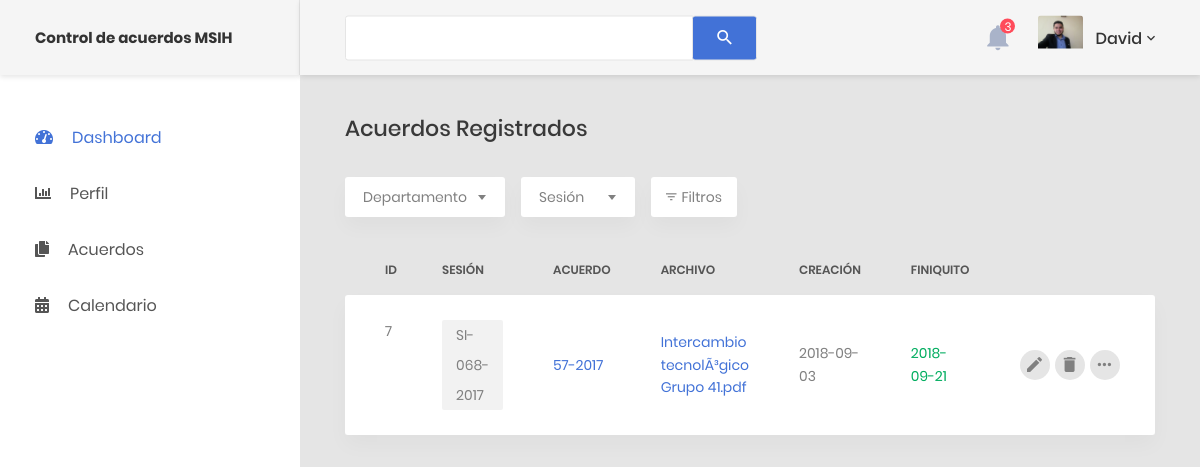
The app's page /narrow-jumbotron/verAcuerdos.php (signed in) with its own data.
### tables this page shows
CREATE TABLE `acuerdos` (
  `id_acuerdo` int(10) NOT NULL,
  `anno_acuerdo` varchar(4) DEFAULT NULL,
  `fecha_acuerdo` date NOT NULL,
  `id_sesion` int(10) DEFAULT NULL,
  `creador_acuerdo` int(4) DEFAULT NULL,
  `titulo_acuerdo` varchar(16) NOT NULL,
  `fecha_finiquito` date NOT NULL,
  `ultim_modif_acuerdo` date DEFAULT NULL,
  `estado_acuerdo` varchar(16) DEFAULT NULL,
  `archivo` varchar(255) NOT NULL,
  `descripcion` varchar(255) NOT NULL
);

CREATE TABLE `sesiones` (
  `id_sesion` int(10) NOT NULL,
  `titulo_sesion` varchar(16) NOT NULL,
  `anno_sesion` varchar(4) DEFAULT NULL,
  `fecha_sesion` date NOT NULL,
  `creador_sesion` int(4) DEFAULT NULL,
  `ultim_modif_sesion` date DEFAULT NULL
);

### narrow-jumbotron/classes/base_class.php (called while the page is built, shortened)
<?php
class base_class extends db
{
      private $Query;
      public function Normal_Query($query, $param = null)
      {
            if (is_null($param)) {
                  $this->Query = $this->con->prepare($query);
                  return $this->Query->execute();
            } else {
                  $this->Query = $this->con->prepare($query);
                  return $this->Query->execute($param);
            }
      }
      public function fetch_all()
      {
            return $this->Query->fetchAll(PDO::FETCH_OBJ);
      }
}
?>

### narrow-jumbotron/classes/db.php (called while the page is built, shortened)
<?php
class db
{
	private $host = "localhost";
	private $dbname = "municipalidad";
	private $username = "root";
	private $password = "";
	public function __construct()
	{
		try {
			$this->con = new PDO("mysql:host=" . $this->host . ";dbname=" . $this->dbname, $this->username, $this->password);
		} catch (Exception $e) {
			echo "Error, no se puede conectar a la base de datos." . $e->getMessage();
		}
	}
}
?>

### narrow-jumbotron/verAcuerdos.php (the view, shortened to what this page needs)
<?php include "init.php";
$obj = new base_class;
?>
<!DOCTYPE html>
<html lang="en">
    <head>
        <?php include "librerias.php" ?>
    </head>
    <body class="animsition">
        <div class="page-wrapper">
            <?php include "sidebar.php" ?>
            <div class="page-container">
                <?php include "header.php" ?>
                <div class="main-content">
                    <div class="section__content section__content--p30">
                        <div class="container-fluid">
                            <div class="row">
                                <div class="col-md-12">
                                    <h3 class="title-5 m-b-35">Acuerdos registrados</h3>
                                    <div class="table-data__tool">
                                        <div class="table-data__tool-left">
                                            <div class="rs-select2--light rs-select2--md">
                                        </div>
                                        <div class="rs-select2--light rs-select2--sm">
                                        </div>
                                        <button class="au-btn-filter">
                                        <i class="zmdi zmdi-filter-list"></i>Filtros</button>
                                    </div>
                                </div>
                                <div class="table-responsive table-responsive-data2">
                                    <table class="table table-data2">
                                        <thead>
                                            <tr>
                                                <th>ID</th>
                                                <th>Sesión</th>
                                                <th>Acuerdo</th>
                                                <th>Archivo</th>
                                                <th>Creación</th>
                                                <th>Finiquito</th>
                                            </tr>
                                        </thead>
                                        <tbody>
                                            <?php
                                            $obj->Normal_Query("SELECT * FROM acuerdos, sesiones");
                                            $message_row = $obj->fetch_all();
                                            foreach ($message_row as $row) :
                                            ?>
                                            <tr class="tr-shadow">
                                                <td><?php echo $row->id_acuerdo, "<br>"; ?></td>
                                                <td>
                                                    <span class="block-email"><?php echo $row->titulo_sesion, "<br>"; ?></span>
                                                </td>
                                                <td class="desc"><?php echo $row->titulo_acuerdo, "<br>"; ?></td>
                                                <td class="desc"><?php echo $row->archivo, "<br>"; ?></td>
                                                <td><?php echo $row->fecha_acuerdo, "<br>"; ?></td>
                                                <td>
                                                    <span class="status--process"><?php echo $row->fecha_finiquito, "<br>"; ?></span>
                                                </td>
                                                <td>
                                                    <div class="table-data-feature">
                                                        <button class="item" data-toggle="tooltip" data-placement="top" title="Editar">
                                                            <a href="editarAcuerdo.php">  <i class="zmdi zmdi-edit"></i></a>
                                                        </button>
                                                        <button class="item" data-toggle="tooltip" data-placement="top" title="Eliminar">
                                                            <i class="zmdi zmdi-delete"></i>
                                                        </button>
                                                        <button class="item" data-toggle="tooltip" data-placement="top" title="Ver">
                                                            <a href="cargar.php"> <i class="zmdi zmdi-more"></i></a>
                                                        </button>
                                                    </div>
                                                </td>
                                            </tr>
                                            <tr class="spacer"></tr>
                                            <?php
                                            endforeach;
                                            ?>
                                        </tbody>
                                    </table>
                                </div>
                            </div>
                        </div>
                    </div>
                </div>
            </div>
        </div>
    </body>
</html>

### records on screen
acuerdos: id_acuerdo "7", sesiones.titulo_sesion "SI-068-2017", titulo_acuerdo "57-2017", archivo "Intercambio tecnolÃ³gico Grupo 41.pdf", fecha_acuerdo "2018-09-03", fecha_finiquito "2018-09-21"

### other values on screen
$_SESSION['user_name'] "David"
